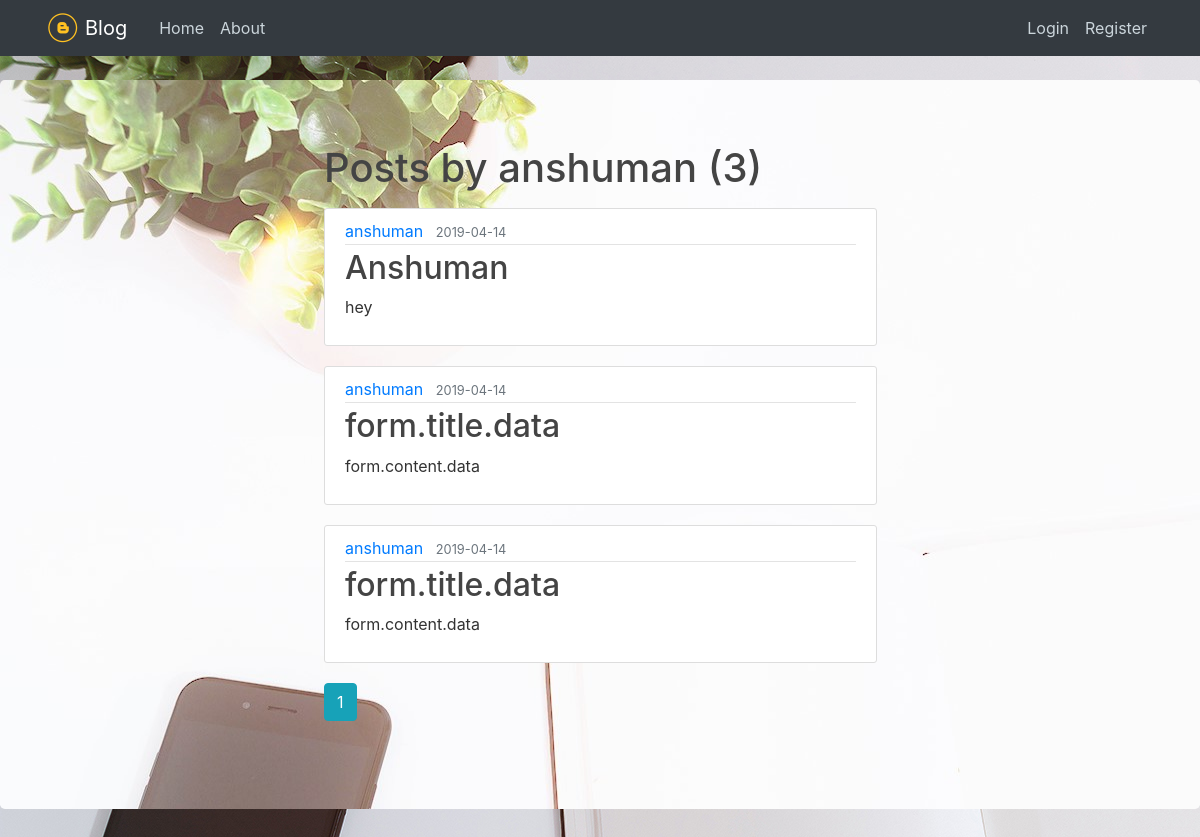
Page /user/anshuman on the committed database.
### blog/models.py (models this page shows, shortened)
class User(db.Model, UserMixin):
    id=db.Column(db.Integer,primary_key=True)
    username = db.Column(db.String(20), unique=True, nullable=False)
    email = db.Column(db.String(120), unique=True, nullable=False)
    image_file = db.Column(db.String(20), nullable=False, default='default.jpg')
    password=db.Column(db.String(60),nullable=False)
    posts=db.relationship('Post',backref='author',lazy=True)

class Post(db.Model):
    id=db.Column(db.Integer,primary_key=True)
    title=db.Column(db.String(100), nullable=False)
    date_posted=db.Column(db.DateTime, nullable=False, default=datetime.utcnow)
    content=db.Column(db.Text,nullable=False)
    user_id=db.Column(db.Integer,db.ForeignKey('user.id'),nullable=False)

### blog/routes.py (the view)
@app.route("/user/<string:username>")
def user_posts(username):
    page = request.args.get('page', 1, type=int)
    user = User.query.filter_by(username=username).first_or_404()
    posts = Post.query.filter_by(author=user)\
        .order_by(Post.date_posted.desc())\
        .paginate(page=page, per_page=5)
    return render_template('user_posts.html', posts=posts, user=user)

### blog/templates/user_posts.html
{% extends "layout.html" %}
{% block content %}
    <h1 class="mb-3">Posts by {{ user.username }} ({{ posts.total }})</h1>
    {% for post in posts.items %}
        <article class="media content-section">
          <div class="media-body">
            <div class="article-metadata">
              <a class="mr-2" href="{{ url_for('user_posts', username=post.author.username) }}">{{ post.author.username }}</a>
              <small class="text-muted">{{ post.date_posted.strftime('%Y-%m-%d') }}</small>
            </div>
            <h2><a class="article-title" href="{{ url_for('post', post_id=post.id) }}">{{ post.title }}</a></h2>
            <p class="article-content">{{ post.content }}</p>
          </div>
        </article>
    {% endfor %}
    {% for page_num in posts.iter_pages(left_edge=1, right_edge=1, left_current=1, right_current=2) %}
      {% if page_num %}
        {% if posts.page == page_num %}
          <a class="btn btn-info mb-4" href="{{ url_for('user_posts', username=user.username, page=page_num) }}">{{ page_num }}</a>
        {% else %}
          <a class="btn btn-outline-info mb-4" href="{{ url_for('user_posts', username=user.username, page=page_num) }}">{{ page_num }}</a>
        {% endif %}
      {% else %}
        ...
      {% endif %}
    {% endfor %}
{% endblock content %}

### blog/static/main.css (style rules this page uses)
body { background: #fafafa; color: #333333; margin-top: 5rem; }
h1, h2, h3, h4, h5, h6 { color: #444444; }
.content-section { background: #ffffff; padding: 10px 20px; border: 1px solid #dddddd; border-radius: 3px; margin-bottom: 20px; }
.article-title { color: #444444; }
.article-content { white-space: pre-line; }
.article-metadata { padding-bottom: 1px; margin-bottom: 4px; border-bottom: 1px solid #e3e3e3 }

### rows in the picture
User: username "anshuman"
Post: author.username "anshuman", date_posted "2019-04-14", title "Anshuman", content "hey"
Post: author.username "anshuman", date_posted "2019-04-14", title "form.title.data", content "form.content.data"
Post: author.username "anshuman", date_posted "2019-04-14", title "form.title.data", content "form.content.data"

### other values in the picture
{{ posts.total }} "3"
{{ page_num }} "1"
